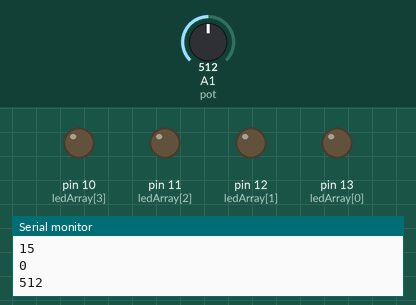
Bench run of a sketch on a simulated Arduino Uno, built with avr-gcc and run on an emulated ATmega328P. Parts: output pins drawn as LEDs (lit = HIGH), the last lines printed to the serial monitor. Dashed ring = blinking. The test bench sets the inputs (shaded band); at power-on: A1 (pot) = 512.

Above: at 4.8 s.
4.9 s: A1 (pot) set to 122
At 5.5 s:
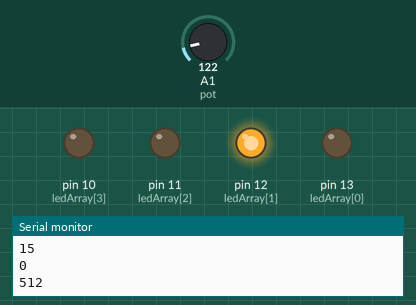
10.0 s: A1 (pot) set to 306
At 10.29 s:
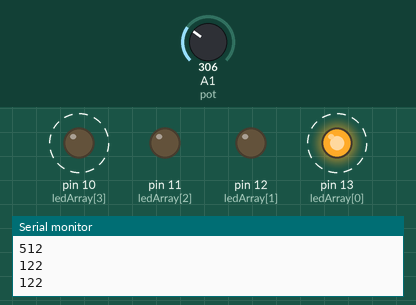
At 11.52 s:
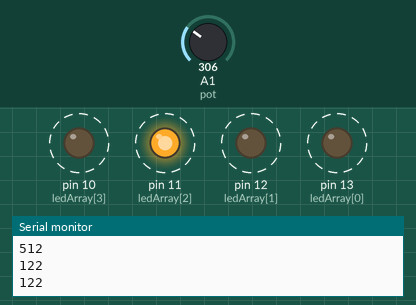
Timing chart, 0 to 21.1 s (numbered marks = the images above; inputs shaded):
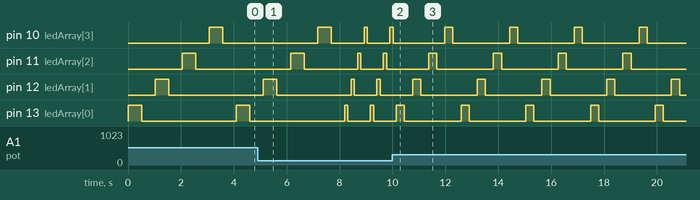

Measured:
- after the input at 10.0 s, pin 10 (ledArray[3]): alternates HIGH for 0.31 s and LOW for 2.1 s, starting after 2.0 s; pin 11 (ledArray[2]): alternates HIGH for 0.31 s and LOW for 2.1 s, starting after 1.4 s

The sketch:

potenciometro1.ino
```cpp
// C++ code
/* ===============================================================================================================
  Projeto: Controle de Potenciometro
  Utilizado: Arduino UNO, Potenciometro e Led's


                          *****DESCRIÇÃO FUNCIONAMENTO*****

  Atráves do uso de um potenciometro, iremos controlar o acionamento dos led's.
  ===============================================================================================================*/

// ========================================= Defines e Hardware =================================================

// -- Variáveis e constantes --

byte ledArray [] = {13,12,11,10};//Variavel responsável pelos led's, declarada em arranjo(array) sequecial.
int ledDelay;//Variavel que vai receber o valor da variavel (pot).
int pot = A1;//Variavel que vai armazenar sinal analogico emitido pelo potenciometro.

void setup()
{
  // -- Serial monitor para acompanhar informações --
  Serial.begin(9600);//Para utilizar o monitor serial
  Serial.println(pot);//Utilizado para exibir pelo monitor serial o valor da variavvel (pot).


  for (int i = 0; i < 4; i++ ){//Estrtura para repetir a leitura de todas as saidas, acionando os led's.
  pinMode(ledArray[i], OUTPUT);//Atraves dos arranjos e com uma variavel(i), serve trafegar pelos indices acionando cada saida especifica.
  }
}

void loop()
{
  Serial.println(ledDelay);
  ledDelay = analogRead(pot);//Designando a varaiavel (ledDelay) para receber atribuição do valor da leitura analogica (pot)emitida pelo potenciometro.


  for(int i = 0; i < 4; i++){////Estrtura para repetir a leitura de todas as saidas, acionando os led's.


  digitalWrite(ledArray[i], HIGH);//Acionando os led's.
  delay(ledDelay); //Contando o tempo....
  digitalWrite(ledArray[i], LOW);//Desligando os led's.
  delay(ledDelay); //Contando o tempo....

  }
}
```
